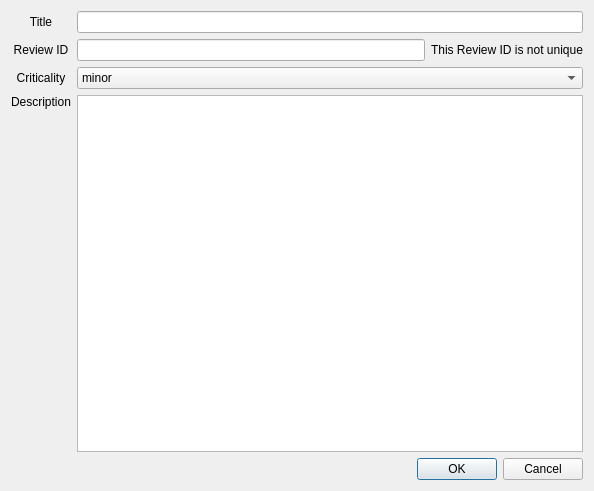
<?xml version="1.0" encoding="UTF-8"?>
<ui version="4.0">
 <class>reviews::AddNewReviewDialog</class>
 <widget class="QDialog" name="reviews::AddNewReviewDialog">
  <property name="geometry">
   <rect>
    <x>0</x>
    <y>0</y>
    <width>594</width>
    <height>491</height>
   </rect>
  </property>
  <property name="windowTitle">
   <string>Add Review Item Discrepancy</string>
  </property>
  <layout class="QGridLayout" name="gridLayout">
   <item row="0" column="0">
    <widget class="QLabel" name="titleLabel">
     <property name="sizePolicy">
      <sizepolicy hsizetype="Preferred" vsizetype="Preferred">
       <horstretch>0</horstretch>
       <verstretch>0</verstretch>
      </sizepolicy>
     </property>
     <property name="minimumSize">
      <size>
       <width>0</width>
       <height>0</height>
      </size>
     </property>
     <property name="text">
      <string>Title</string>
     </property>
     <property name="alignment">
      <set>Qt::AlignCenter</set>
     </property>
    </widget>
   </item>
   <item row="0" column="1">
    <widget class="QLineEdit" name="titleLineEdit"/>
   </item>
   <item row="1" column="0">
    <widget class="QLabel" name="IdLabel">
     <property name="text">
      <string>Review ID</string>
     </property>
     <property name="alignment">
      <set>Qt::AlignCenter</set>
     </property>
    </widget>
   </item>
   <item row="1" column="1">
    <layout class="QHBoxLayout" name="horizontalLayout">
     <item>
      <widget class="QLineEdit" name="idLineEdit">
       <property name="toolTip">
        <string>The #reqif keyword will be added before this ID</string>
       </property>
      </widget>
     </item>
     <item>
      <widget class="QLabel" name="notUniqueIDLabel">
       <property name="enabled">
        <bool>true</bool>
       </property>
       <property name="text">
        <string>This Review ID is not unique</string>
       </property>
      </widget>
     </item>
    </layout>
   </item>
   <item row="2" column="0">
    <widget class="QLabel" name="methodLabel">
     <property name="text">
      <string>Criticality</string>
     </property>
     <property name="alignment">
      <set>Qt::AlignCenter</set>
     </property>
    </widget>
   </item>
   <item row="2" column="1">
    <widget class="QComboBox" name="methodBox">
     <item>
      <property name="text">
       <string>minor</string>
      </property>
     </item>
     <item>
      <property name="text">
       <string>major</string>
      </property>
     </item>
     <item>
      <property name="text">
       <string>editorial</string>
      </property>
     </item>
    </widget>
   </item>
   <item row="3" column="0">
    <widget class="QLabel" name="descriptionLabel">
     <property name="minimumSize">
      <size>
       <width>0</width>
       <height>0</height>
      </size>
     </property>
     <property name="text">
      <string>Description</string>
     </property>
     <property name="alignment">
      <set>Qt::AlignHCenter|Qt::AlignTop</set>
     </property>
     <property name="wordWrap">
      <bool>true</bool>
     </property>
    </widget>
   </item>
   <item row="3" column="1">
    <widget class="QTextEdit" name="descriptionTextEdit"/>
   </item>
   <item row="4" column="1">
    <widget class="QDialogButtonBox" name="buttonBox">
     <property name="orientation">
      <enum>Qt::Horizontal</enum>
     </property>
     <property name="standardButtons">
      <set>QDialogButtonBox::Cancel|QDialogButtonBox::Ok</set>
     </property>
    </widget>
   </item>
  </layout>
 </widget>
 <resources/>
 <connections>
  <connection>
   <sender>buttonBox</sender>
   <signal>accepted()</signal>
   <receiver>reviews::AddNewReviewDialog</receiver>
   <slot>accept()</slot>
   <hints>
    <hint type="sourcelabel">
     <x>248</x>
     <y>254</y>
    </hint>
    <hint type="destinationlabel">
     <x>157</x>
     <y>274</y>
    </hint>
   </hints>
  </connection>
  <connection>
   <sender>buttonBox</sender>
   <signal>rejected()</signal>
   <receiver>reviews::AddNewReviewDialog</receiver>
   <slot>reject()</slot>
   <hints>
    <hint type="sourcelabel">
     <x>316</x>
     <y>260</y>
    </hint>
    <hint type="destinationlabel">
     <x>286</x>
     <y>274</y>
    </hint>
   </hints>
  </connection>
 </connections>
</ui>
